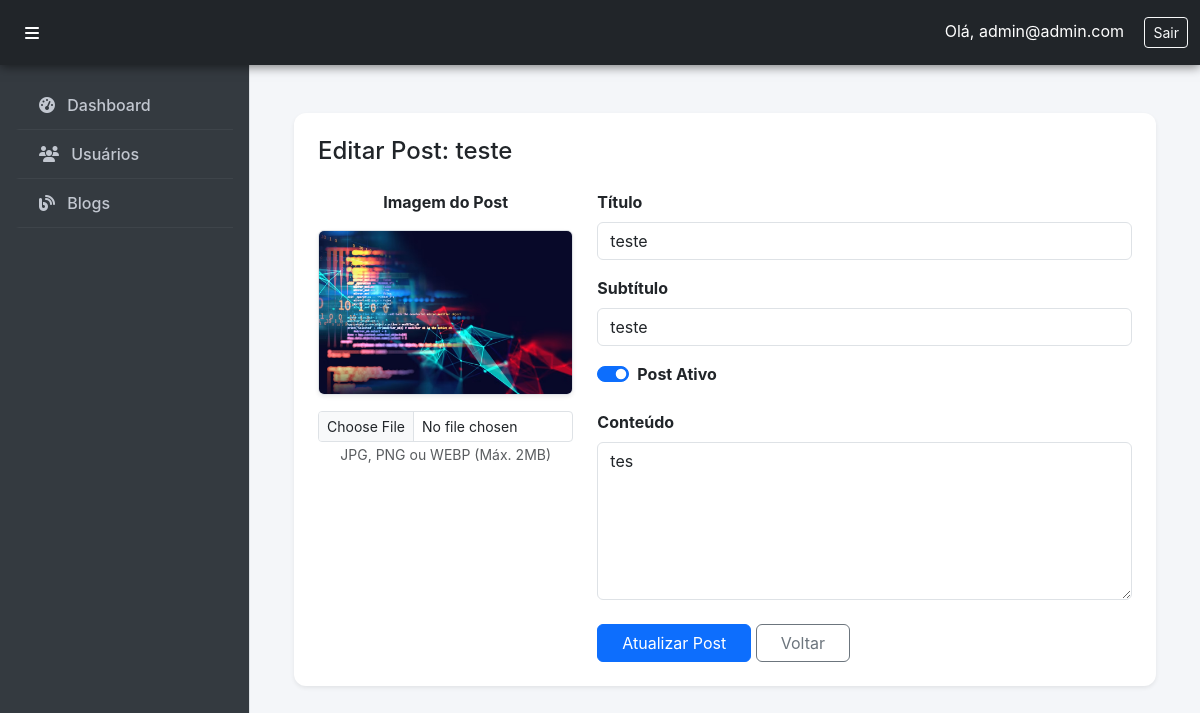
/admin/blogs/form_update.php?id=5 (signed in), run on the app's committed database.
### tables this page shows
CREATE TABLE `blogs` (
  `id` int(11) NOT NULL,
  `title` varchar(255) NOT NULL,
  `subtitle` varchar(255) NOT NULL,
  `description` text NOT NULL,
  `image` varchar(255) NOT NULL,
  `status` int(11) NOT NULL,
  `slug` varchar(255) NOT NULL
);

### admin/blogs/form_update.php (the view, shortened to what this page needs)
<?php
require_once '../../setup/connect.php';
$id = filter_input(INPUT_GET, 'id', FILTER_VALIDATE_INT);
try {
    $stmt = $pdo->prepare("SELECT * FROM blogs WHERE id = :id");
    $stmt->execute([':id' => $id]);
    $blog = $stmt->fetch(PDO::FETCH_ASSOC);
} catch (PDOException $e) {
    die("Erro: " . $e->getMessage());
}
include_once '../_inc/_header.php';
?>
<div class="container mt-4">
    <div class="card shadow-sm border-0">
        <div class="card-body p-4">
            <h4 class="mb-4">Editar Post: <?= htmlspecialchars($blog['title']) ?></h4>
            <form action="update.php" method="POST" enctype="multipart/form-data">
                <div class="row">
                    <div class="col-md-4 text-center mb-4">
                        <label class="fw-bold d-block mb-3">Imagem do Post</label>
                        <div class="mb-3">
                            <?php if (!empty($blog['image']) && file_exists("../../uploads/images/blogs/" . $blog['image'])): ?>
                                <img src="../../uploads/images/blogs/<?= $blog['image'] ?>" class="img-fluid rounded border shadow-sm" style="max-height: 200px; width: 100%; object-fit: cover;">
                            <?php else: ?>
                                <div class="bg-light rounded d-flex align-items-center justify-content-center border" style="height: 180px; width: 100%;">
                                    <i class="fas fa-image fa-3x text-muted"></i>
                                </div>
                            <?php endif; ?>
                        </div>
                        <input type="file" name="image" class="form-control form-control-sm" accept="image/*">
                        <small class="text-muted">JPG, PNG ou WEBP (Máx. 2MB)</small>
                    </div>
                    <div class="col-md-8">
                        <div class="row g-3">
                            <div class="col-12">
                                <label class="form-label fw-bold">Título</label>
                                <input type="text" name="title" class="form-control" value="<?= htmlspecialchars($blog['title']) ?>" required>
                            </div>
                            <div class="col-12">
                                <label class="form-label fw-bold">Subtítulo</label>
                                <input type="text" name="subtitle" class="form-control" value="<?= htmlspecialchars($blog['subtitle'] ?? '') ?>">
                            </div>
                            <div class="col-md-4 d-flex align-items-end">
                                <div class="form-check form-switch mb-2">
                                    <input class="form-check-input" type="checkbox" name="status" id="statusSwitch" value="1" <?= $blog['status'] == 1 ? 'checked' : '' ?>>
                                    <label class="form-check-label fw-bold" for="statusSwitch">Post Ativo</label>
                                </div>
                            </div>
                            <div class="col-12">
                                <label class="form-label fw-bold">Conteúdo</label>
                                <textarea name="description" class="form-control" rows="6" required><?= htmlspecialchars($blog['description'] ?? '') ?></textarea>
                            </div>
                        </div>
                        <div class="mt-4">
                            <button type="submit" class="btn btn-primary px-4">Atualizar Post</button>
                            <a href="index.php" class="btn btn-outline-secondary px-4">Voltar</a>
                        </div>
                    </div>
                </div>
            </form>
        </div>
    </div>
</div>
<?php include_once '../_inc/_footer.php'; ?>

### public/admin/css/admin.css (style rules this page uses)
:root { --sidebar-bg: #343a40; --sidebar-color: #c2c7d0; --sidebar-hover: #212529; --accent-color: #0d6efd; --body-bg: #f4f6f9; }
body { overflow-x: hidden; background-color: var(--body-bg); font-family: 'Inter', 'Segoe UI', sans-serif; }
.card { border: none !important; border-radius: 12px !important; box-shadow: 0 0.125rem 0.25rem rgba(0, 0, 0, 0.075); transition: transform 0.2s ease, box-shadow 0.2s ease; }

### data on the page
blogs: title "teste", image (picture), subtitle "teste", status "☑", description "tes"

### other printed values
$_SESSION['email'] "admin@admin.com"
